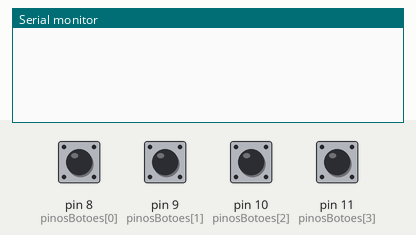
Bench run of a sketch on a simulated Arduino Uno, built with avr-gcc and run on an emulated ATmega328P. Shown: the last lines printed to the serial monitor. Inputs (shaded band) come from the test bench; at power-on: pin 8 (pinosBotoes[0]), pin 9 (pinosBotoes[1]), pin 10 (pinosBotoes[2]), pin 11 (pinosBotoes[3]) HIGH.

Above: at 1.2 s.
1.3 s: pin 8 (pinosBotoes[0]) pulled LOW for 0.15 s
At 2.6 s:
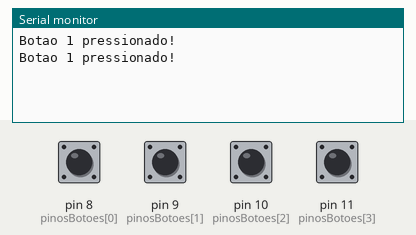
2.9 s: pin 9 (pinosBotoes[1]) pulled LOW for 0.15 s
At 3.9 s:
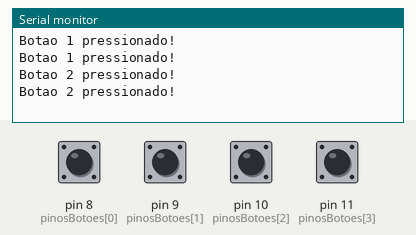
4.5 s: pin 10 (pinosBotoes[2]) pulled LOW for 0.15 s
At 5.2 s:
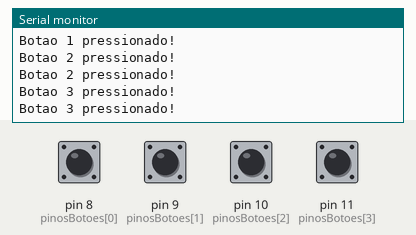
6.1 s: pin 11 (pinosBotoes[3]) pulled LOW for 0.15 s
At 7.4 s:
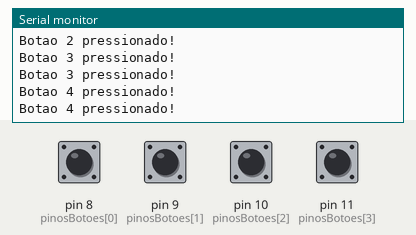
7.7 s: pin 8 (pinosBotoes[0]) driven LOW and pin 9 (pinosBotoes[1]) driven LOW and pin 10 (pinosBotoes[2]) driven LOW and pin 11 (pinosBotoes[3]) driven LOW
At 7.84 s:
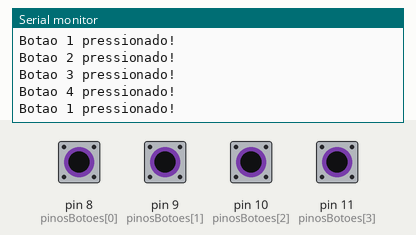
10.7 s: pin 8 (pinosBotoes[0]) pulsed HIGH 5 times (0.12 s each, 0.3 s apart)
Timing chart, 0 to 13.7 s (numbered marks = the images above; inputs shaded):
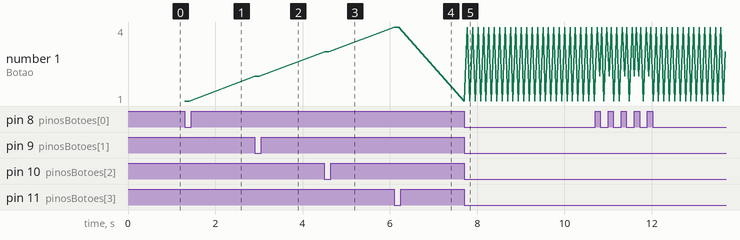

Measured:
- after the input at 1.3 s, the serial monitor: prints a new line at once (image 1)
- after the input at 2.9 s, the serial monitor: prints a new line at once (image 2)
- after the input at 4.5 s, the serial monitor: prints a new line at once (image 3)
- after the input at 6.1 s, the serial monitor: prints a new line at once (image 4)
- after the input at 7.7 s, the serial monitor: prints a new line at once (image 5)
- plotted number 1: 1 → 2 after the input at 2.9 s, 2 → 3 after the input at 4.5 s, 3 → 4 after the input at 6.1 s, 4 → 1 after the input at 7.7 s

The sketch:

09_01_quatro_botoes_array.ino
```cpp
// Numero total de botoes
const byte NUM_BOTOES = 4;
// Pinos utilizados pelos botoes
const byte pinosBotoes[NUM_BOTOES] = {8, 9, 10, 11};

void setup() {
  Serial.begin(9600);
  // Configura todos os botoes
  for (byte i = 0; i < NUM_BOTOES; i++) {
    pinMode(pinosBotoes[i], INPUT_PULLUP);
  }
}

void loop() {
  // Verifica cada botao
  for (byte i = 0; i < NUM_BOTOES; i++) {
    if (digitalRead(pinosBotoes[i]) == LOW) {
      Serial.print("Botao ");
      Serial.print(i + 1);
      Serial.println(" pressionado!");
    }
  }
  delay(100);
}
```
